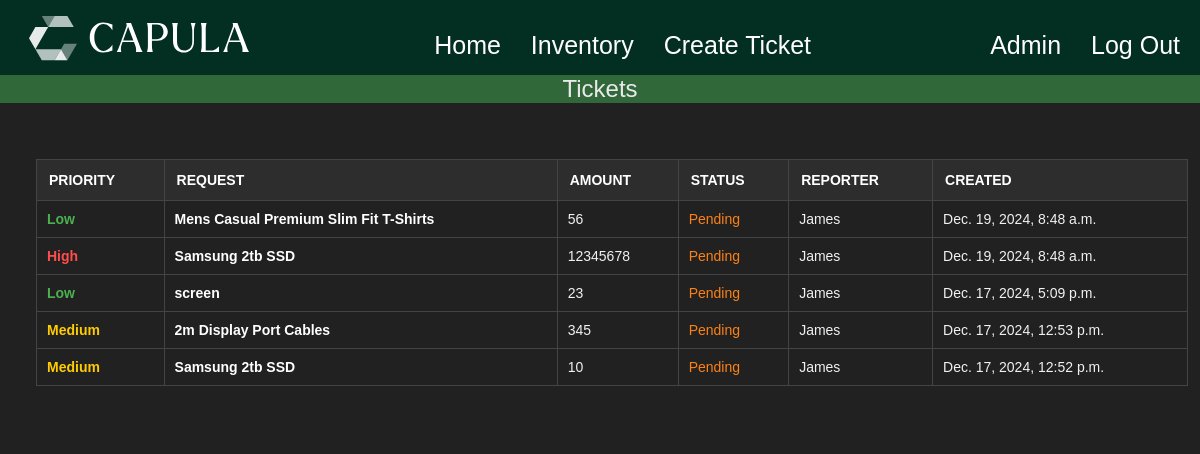
Screenshot of /inventory/ (signed in) with the database file from the repository.
### inventory/models.py (models this page shows, shortened)
class Stock(models.Model): # Stock is the name of the model
    id = models.AutoField(primary_key=True)
    name = models.CharField(max_length=75)
    description = models.TextField(max_length=500, blank=True, null=True)
    amount = models.DecimalField(
        max_digits=10,
        decimal_places=0
    )
    IMPORTANCE_CHOICES = [
        ('Low', 'Low'),
        ('Medium', 'Medium'),
        ('High', 'High'),
    ]
    importance = models.CharField(max_length=6, choices=IMPORTANCE_CHOICES, default='Low')
    STATUS_CHOICES = [
        ('Ordered', 'Ordered'),
        ('Denied', 'Denied'),
        ('Pending', 'Pending'),
    ]
    status = models.CharField(max_length=7, choices=STATUS_CHOICES, default='Pending')
    createdAt = models.DateTimeField(auto_now_add=True)
    banner = models.ImageField(default='fallback.png',null=True, blank=True)  # Pillow installed first using terminal
    createdBy = models.ForeignKey(User, on_delete=models.CASCADE, default=None) # this means should the user be deleted so will their posts
    slug = models.SlugField(unique=True, blank=True)

### inventory/views.py (the view)
# urls.py: path('', views.stock_list, name = "list"), #this is the name of our link see layout.html
@login_required(login_url="/users/login/")
def stock_list(request):
    inventory = Stock.objects.all().order_by('-createdAt') # orders in a decending order of date
    return render(request, 'inventory/stock_list.html', { 'inventory': inventory }) # links to the folder and then the page in order

### inventory/templates/inventory/stock_list.html (shortened to what this page needs)
{% extends 'layout.html' %}
{% block content %}
<section>
    <nav class='tickets-nav-bar-body'>
        <ul class='tickets-nav-bar-list'>
            <li class='tickets-nav-bar-text'>Tickets<li>
        </ul>
    </nav>
    {% if inventory %}
       <section class='table-section'>
            <table class="stock">
                <thead>
                    <tr>
                        <th>Priority</th>
                        <th>Request</th>
                        <th>Amount</th>
                        <th>Status</th>
                        <th>Reporter</th>
                        <th>Created</th>
                    </tr>
                <thead>
                <tbody>
                    {% for stock in inventory %}
                        <tr>
                            <td class="
                                {% if stock.importance == 'High' %}priority-high
                                {% elif stock.importance == 'Medium' %}priority-medium
                                {% elif stock.importance == 'Low' %}priority-low
                                {% endif %}
                            ">
                                {{ stock.importance }}
                            </td>
                            <td>
                                <a class='stock-link' href="{% url 'inventory:page' slug=stock.slug %}">
                                {{ stock.name }}
                                </a>
                            </td>
                            <td>{{ stock.amount }}</td>
                            <td class="
                                {% if stock.status == 'Pending' %}status-pending
                                {% elif stock.status == 'Ordered' %}status-ordered
                                {% elif stock.status == 'Denied' %}status-denied
                                {% elif stock.status == 'Delivered' %}status-delivered
                                {% endif %}      \
                            ">
                                {{ stock.status }}
                            </td>
                            <td>{{ stock.createdBy }}</td>
                            <td>{{ stock.createdAt }}</td>
                        </tr>
                    {% endfor %}
                    </tbody>
            </table>
        </section>
    {% else %}
        <p class='no-reqs'>No requests have been made.</p>
    {% endif %}
</section>
{% endblock %}

### static/CSS/style.css (style rules this page uses)
html { font-size: 16px; }
* { margin: 0; padding: 0; box-sizing: border-box; }
body { min-height: 100vh; background-color: #212121; color: whitesmoke; font-size: 3rem; }
section { display: flex; flex-flow: column; gap: 1rem; }
a { text-decoration: none; color: white; }
.stock-link { display: flex; transition: color 0.3s ease-in-out; }
.tickets-nav-bar-body { display: flex; justify-content: center; flex-wrap: wrap; position: sticky; width: 100vw; align-items: center; margin-top: -1rem; margin-left: -1rem; background: #30683a; background-blend-mode: darken; background-size: cover; color: #eaeaea; }
.tickets-nav-bar-list { display: flex; list-style: none; }
.tickets-nav-bar-text { display: flex; font-size: 1.5rem; font-family: Arial, sans-serif; }
.stock { width: 100vh; width: 96vw; border-collapse: collapse; margin: 20px 0; font-family: Arial, sans-serif; font-size: 14px; text-align: left; background-color: #212121; color: #f1f1f1; }
.stock thead { background-color: #2d2d2d; color: #ffffff; }
.stock th { padding: 12px; border: 1px solid #444; font-weight: bold; text-transform: uppercase; }
.stock td { padding: 10px; border: 1px solid #444; }
.stock td:nth-child(2) { font-weight: bold; color: #ffffff; }
.priority-high { color: #ff4d4d; font-weight: bold; }
.priority-medium { color: #ffcc00; font-weight: bold; }
.priority-low { color: #4caf50; font-weight: bold; }
.status-pending { color: #fc8216; }
.table-section { padding: 20px; margin: 0 0 0 0; max-width: 1000px; background-color: #212121; }

### rows the page displays
Stock: importance "Low", name "Mens Casual Premium Slim Fit T-Shirts", amount "56", status "Pending", createdBy "James", createdAt "Dec. 19, 2024, 8:48 a.m."
Stock: importance "High", name "Samsung 2tb SSD", amount "12345678", status "Pending", createdBy "James", createdAt "Dec. 19, 2024, 8:48 a.m."
Stock: importance "Low", name "screen", amount "23", status "Pending", createdBy "James", createdAt "Dec. 17, 2024, 5:09 p.m."
Stock: importance "Medium", name "2m Display Port Cables", amount "345", status "Pending", createdBy "James", createdAt "Dec. 17, 2024, 12:53 p.m."
Stock: importance "Medium", name "Samsung 2tb SSD", amount "10", status "Pending", createdBy "James", createdAt "Dec. 17, 2024, 12:52 p.m."
